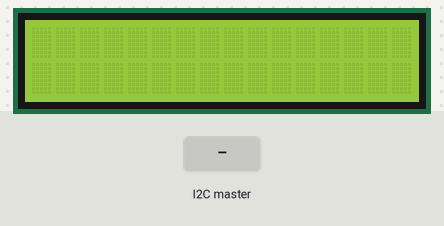
A sketch run on a simulated Arduino Uno, built with avr-gcc and run on an emulated ATmega328P. Shown: 16×2 character LCD. The inputs (shaded band) are chosen by the test bench.

Above: at 1.2 s.
1.3 s: the I2C master sends the byte 1
2.8 s: the I2C master sends the byte 2
4.3 s: the I2C master sends the byte 90
At 5.0 s:
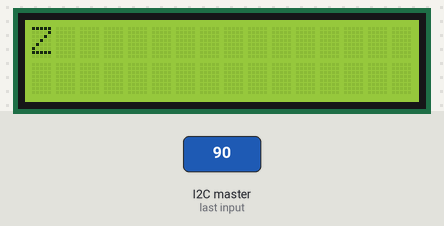
5.8 s: the I2C master sends the byte 200
At 6.2 s:
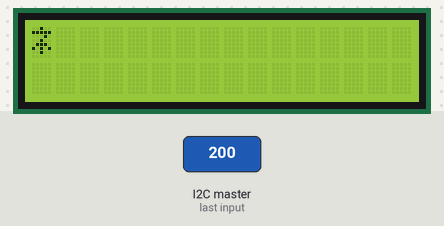
7.3 s: the I2C master sends "."
At 8.5 s:
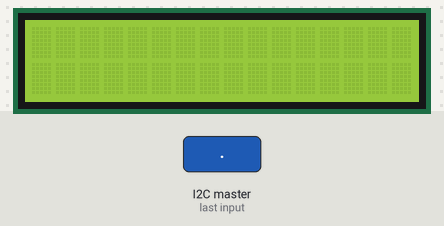
Timing chart, 0 to 9.8 s (numbered marks = the images above; inputs shaded):
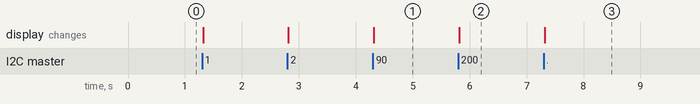

The sketch:

Slave.ino
```cpp
#include <Wire.h>
#include <LiquidCrystal.h>
#include <stdlib.h>

LiquidCrystal lcd(2,3, 4,5,6,7);

short acknowledge_flag = 0;
char str[100]; //used as buffer to display received characters from master
void onReceive_Handler(int bytes);
void onRequest_Handler(void);

void setup(){
  Wire.begin(0x1);
  Serial.begin(9600);
  lcd.begin(16, 2);
  lcd.clear();
  lcd.setCursor(0, 0);
  Wire.onReceive(onReceive_Handler);
  Wire.onRequest(onRequest_Handler);

}
void onReceive_Handler(int bytes)
{
  acknowledge_flag = 0;
  int index=0;
  char c;

  lcd.clear();

  if(bytes!= 0 && bytes <= 32) //only 32 characters can fill LCD and 1 char = 1 byte
  {
    while(Wire.available())
    {
      c = Wire.read();
      if( c == '.') //limit of characters per row achived
      {
        str[index] = '\0';
        lcd.write(str);
        lcd.setCursor(0, 1);
        index = 0;
        continue;
      }
      str[index] = c;
      //Serial.println(str[index]); //for debugging purpose
      index++;
    }
    str[index]='\0';
    lcd.write(str);

    acknowledge_flag = 1;
  }
}

void onRequest_Handler()
{
  Wire.write(acknowledge_flag);
}
void loop(){}
```

Measured:
- after the input at 4.3 s, the display: changes at once (image 1)
- after the input at 5.8 s, the display: changes at once (image 2)
- after the input at 7.3 s, the display: changes at once (image 3)
